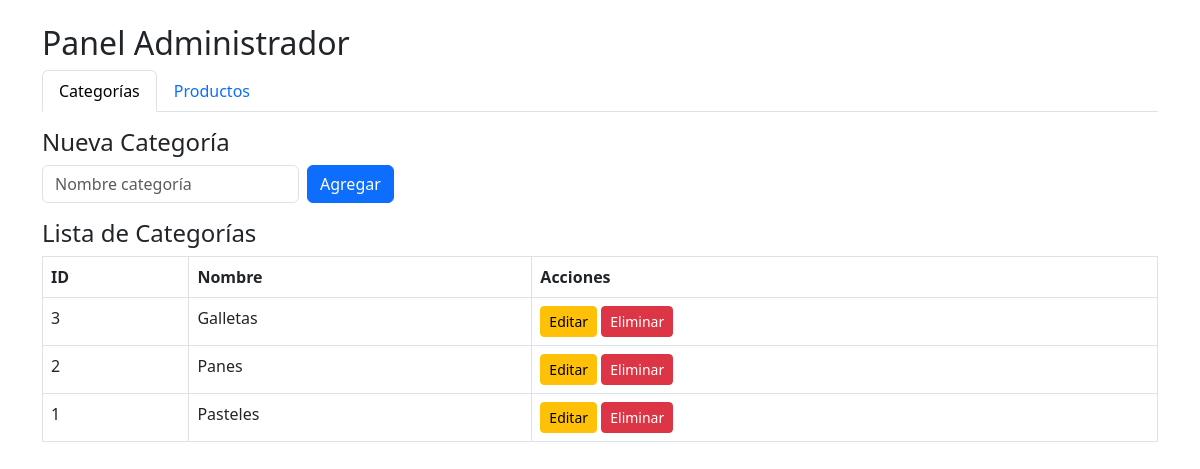
Page /admin/index.php?tab=categorias on the committed database.
### tables this page shows
CREATE TABLE `categorias` (
  `id_categoria` int(11) NOT NULL AUTO_INCREMENT,
  `nombre` varchar(100) NOT NULL UNIQUE,
  PRIMARY KEY (`id_categoria`)
);

### admin/index.php (the view, shortened to what this page needs)
<?php
include 'db.php';
$tab = $_GET['tab'] ?? 'productos';
$categorias = $conn->query("SELECT * FROM categorias ORDER BY nombre");
?>
<!DOCTYPE html>
<html lang="es">
<head>
  <link rel="stylesheet" href="https://cdn.jsdelivr.net/npm/bootstrap@5.3.0/dist/css/bootstrap.min.css">
</head>
<body class="container my-4">
  <h2>Panel Administrador</h2>
  <ul class="nav nav-tabs mb-3">
    <li class="nav-item"><a class="nav-link <?= $tab=='categorias'?'active':''?>" href="?tab=categorias">Categorías</a></li>
    <li class="nav-item"><a class="nav-link <?= $tab=='productos'?'active':''?>" href="?tab=productos">Productos</a></li>
  </ul>
<?php if ($tab=='categorias'): ?>
  <h4>Nueva Categoría</h4>
  <form method="post" action="categorias.php" class="row g-2 mb-3">
    <div class="col-auto">
      <input name="nombre" class="form-control" placeholder="Nombre categoría" required>
    </div>
    <div class="col-auto"><button class="btn btn-primary">Agregar</button></div>
  </form>
  <h4>Lista de Categorías</h4>
  <table class="table table-bordered">
    <tr><th>ID</th><th>Nombre</th><th>Acciones</th></tr>
    <?php while($c=$categorias->fetch_assoc()): ?>
    <tr>
      <td><?=$c['id_categoria']?></td>
      <td><?=$c['nombre']?></td>
      <td>
        <a class="btn btn-sm btn-warning" href="index.php?tab=categorias&edit=<?=$c['id_categoria']?>">Editar</a>
        <a class="btn btn-sm btn-danger" href="categorias.php?del=<?=$c['id_categoria']?>" onclick="return confirm('¿Eliminar categoría?')">Eliminar</a>
      </td>
    </tr>
    <?php endwhile; ?>
  </table>
<?php endif; ?>
</body>
</html>

### rows in the picture
categorias: id_categoria "3", nombre "Galletas"
categorias: id_categoria "2", nombre "Panes"
categorias: id_categoria "1", nombre "Pasteles"
